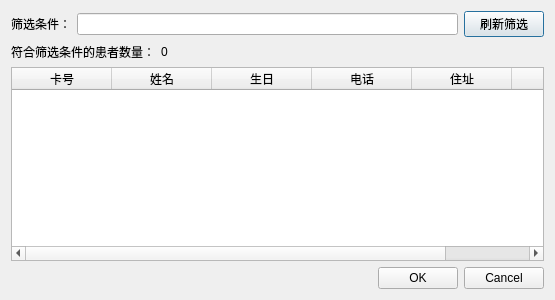
<?xml version="1.0" encoding="UTF-8"?>
<ui version="4.0">
 <class>PsmDlgPatientSel</class>
 <widget class="QDialog" name="PsmDlgPatientSel">
  <property name="geometry">
   <rect>
    <x>0</x>
    <y>0</y>
    <width>555</width>
    <height>300</height>
   </rect>
  </property>
  <property name="windowTitle">
   <string>选择患者</string>
  </property>
  <layout class="QVBoxLayout" name="verticalLayout">
   <item>
    <layout class="QHBoxLayout" name="horizontalLayout" stretch="0,1,0">
     <item>
      <widget class="QLabel" name="label">
       <property name="text">
        <string>筛选条件：</string>
       </property>
      </widget>
     </item>
     <item>
      <widget class="QLineEdit" name="leCond"/>
     </item>
     <item>
      <widget class="QPushButton" name="pbRefresh">
       <property name="text">
        <string>刷新筛选</string>
       </property>
       <property name="autoDefault">
        <bool>false</bool>
       </property>
       <property name="default">
        <bool>true</bool>
       </property>
      </widget>
     </item>
    </layout>
   </item>
   <item>
    <layout class="QHBoxLayout" name="horizontalLayout_2" stretch="0,1">
     <item>
      <widget class="QLabel" name="label_2">
       <property name="text">
        <string>符合筛选条件的患者数量：</string>
       </property>
      </widget>
     </item>
     <item>
      <widget class="QLabel" name="lblCount">
       <property name="text">
        <string>0</string>
       </property>
      </widget>
     </item>
    </layout>
   </item>
   <item>
    <widget class="QTableWidget" name="tableWidget">
     <property name="sizeAdjustPolicy">
      <enum>QAbstractScrollArea::AdjustToContents</enum>
     </property>
     <property name="editTriggers">
      <set>QAbstractItemView::NoEditTriggers</set>
     </property>
     <property name="selectionMode">
      <enum>QAbstractItemView::SingleSelection</enum>
     </property>
     <property name="selectionBehavior">
      <enum>QAbstractItemView::SelectRows</enum>
     </property>
     <attribute name="horizontalHeaderHighlightSections">
      <bool>false</bool>
     </attribute>
     <attribute name="horizontalHeaderMinimumSectionSize">
      <number>40</number>
     </attribute>
     <column>
      <property name="text">
       <string>卡号</string>
      </property>
     </column>
     <column>
      <property name="text">
       <string>姓名</string>
      </property>
     </column>
     <column>
      <property name="text">
       <string>生日</string>
      </property>
     </column>
     <column>
      <property name="text">
       <string>电话</string>
      </property>
     </column>
     <column>
      <property name="text">
       <string>住址</string>
      </property>
     </column>
     <column>
      <property name="text">
       <string>备注</string>
      </property>
     </column>
    </widget>
   </item>
   <item>
    <widget class="QDialogButtonBox" name="buttonBox">
     <property name="orientation">
      <enum>Qt::Horizontal</enum>
     </property>
     <property name="standardButtons">
      <set>QDialogButtonBox::Cancel|QDialogButtonBox::Ok</set>
     </property>
    </widget>
   </item>
  </layout>
 </widget>
 <tabstops>
  <tabstop>leCond</tabstop>
  <tabstop>pbRefresh</tabstop>
  <tabstop>tableWidget</tabstop>
 </tabstops>
 <resources/>
 <connections>
  <connection>
   <sender>buttonBox</sender>
   <signal>accepted()</signal>
   <receiver>PsmDlgPatientSel</receiver>
   <slot>accept()</slot>
   <hints>
    <hint type="sourcelabel">
     <x>248</x>
     <y>254</y>
    </hint>
    <hint type="destinationlabel">
     <x>157</x>
     <y>274</y>
    </hint>
   </hints>
  </connection>
  <connection>
   <sender>buttonBox</sender>
   <signal>rejected()</signal>
   <receiver>PsmDlgPatientSel</receiver>
   <slot>reject()</slot>
   <hints>
    <hint type="sourcelabel">
     <x>316</x>
     <y>260</y>
    </hint>
    <hint type="destinationlabel">
     <x>286</x>
     <y>274</y>
    </hint>
   </hints>
  </connection>
 </connections>
</ui>
